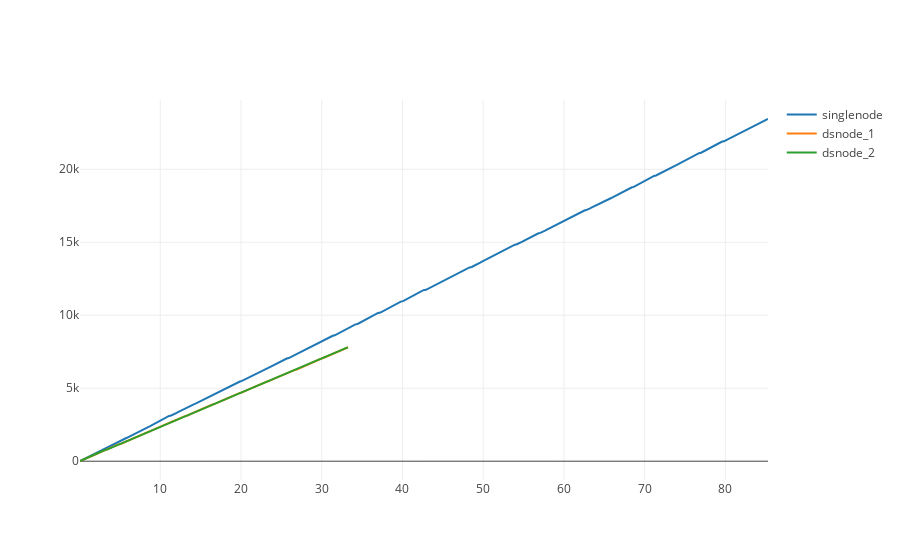

This figure's notebook cell:
### Code cell
# 查看随着时间的变化，index的变化，说明了节点运行速度的比较
singlenode = go.Scatter(
    x=single_node_train_data.time_cost,
    y=single_node_train_data['index'],
    name='singlenode'
)
dsnode_1 = go.Scatter(
    x=ds_node_1_train_data.time_cost,
    y=ds_node_1_train_data['index'],
    name='dsnode_1',
)
dsnode_2 = go.Scatter(
    x=ds_node_2_train_data.time_cost,
    y=ds_node_2_train_data['index'],
    name='dsnode_2',
)
data = [singlenode,dsnode_1,dsnode_2]
py.iplot(data)

### Figure 1 — Plotly figure (JSON) as saved in the notebook; plotly's stock layout.template omitted (floating-point values rounded to 4 significant figures; data arrays with more than 128 entries replaced by an {"elided": "..."} marker saying what was removed)
{"data": [{"name": "singlenode", "type": "scatter", "uid": "1e113546-1d7a-11e9-a77d-7f12dd78f5ee", "x": {"elided": "782 float values"}, "y": {"elided": "782 float values"}}, {"name": "dsnode_1", "type": "scatter", "uid": "1e1136d6-1d7a-11e9-a77d-7f12dd78f5ee", "x": {"elided": "261 float values"}, "y": {"elided": "261 float values"}}, {"name": "dsnode_2", "type": "scatter", "uid": "1e113794-1d7a-11e9-a77d-7f12dd78f5ee", "x": {"elided": "261 float values"}, "y": {"elided": "261 float values"}}], "layout": {}}
